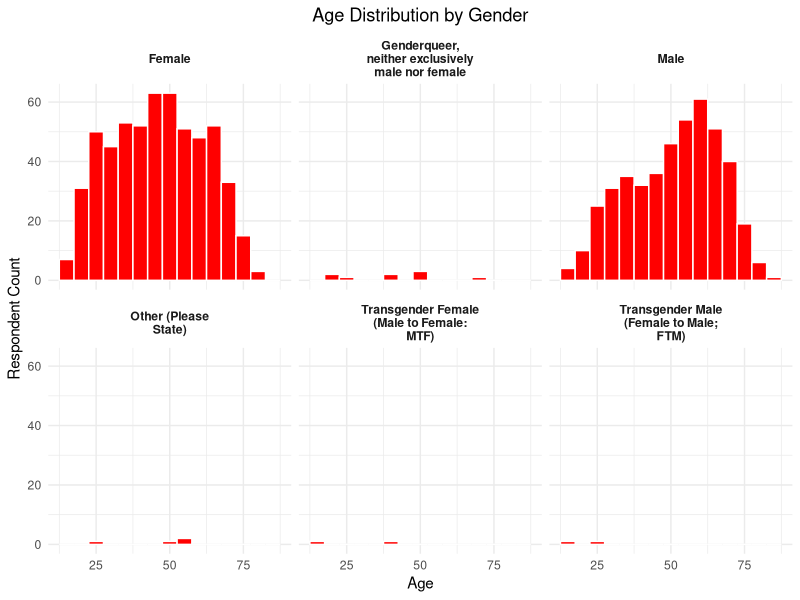
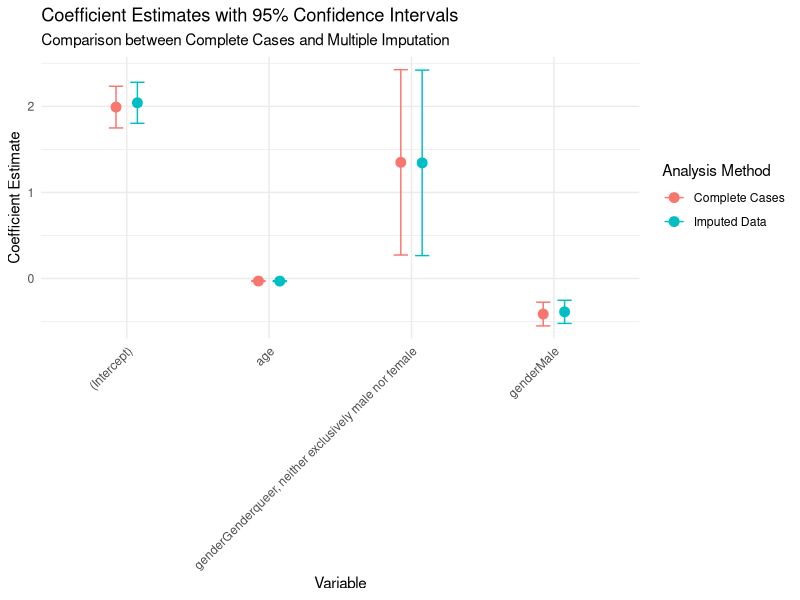

These figures' R source, in order:
## ---- chunk 1
knitr::opts_chunk$set(echo = TRUE, message = FALSE, warning = FALSE)
#loading the necessary libraries
library(tidyverse)
library(knitr)
library(kableExtra)
library(broom)
library(mice)
## ---- chunk 2
referendum_raw <- read_csv("referendum_survey_lab_version.csv", show_col_types = FALSE)
## ---- chunk 3
#counting missing values and converting it to a table
missing_values_table <- referendum_raw |>
  summarise(across(everything(), ~ sum(is.na(.)))) |>
  pivot_longer(cols=everything(), names_to = "Variable", values_to = "Count_Missing_value")

#Formatting the table 
kable(missing_values_table,
      format = "latex",
      escape = TRUE,
      caption = "Count of Missing Values per Variable",
      col.names = c("Variable", "Count of Missing Values"),
      align = c("c", "c")
) |>
  kableExtra::kable_styling(bootstrap_options = c("bordered", "hovered"),
                            full_width = FALSE,
                            position = "center",
                            latex_options = c("HOLD_position")
  )
## ---- chunk 4

referendum_plot <- referendum_raw |>
  filter(!is.na(age), !is.na(gender))

ggplot(referendum_plot, aes(x = age)) +
  geom_histogram(binwidth = 5, fill = "red", color = "white") +
  facet_wrap(~ gender, labeller = label_wrap_gen(width = 20)) +
  labs(
    title = "Age Distribution by Gender",
    x = "Age",
    y = "Respondent Count"
  ) +
  theme_minimal() +
  theme(
    plot.title = element_text(hjust = 0.5),
    strip.text = element_text(face = "bold")
  )

## ---- chunk 5

#logistic regression
ref_model <- glm(referendum ~ age + gender, data = referendum_raw, family = binomial)
tidy(ref_model) |>
  kable(caption = "Logistic Regression Results — Predicting 'Yes' Vote from Age and Gender",format = "latex",
        escape = TRUE,
        digits = 3,
        align = "c",
        col.names = c("Term","Estimate","Std_Error","Statistic","p value")
  ) |>
  kable_styling(
    bootstrap_options = c("striped", "hover", "condensed", "bordered"),
    full_width = FALSE,
    position = "center",
    latex_options = c("HOLD_position")
  )

## ---- chunk 6

invisible({
  capture.output({
    referendum_imputed <- mice(referendum_raw, m = 5, method = 'pmm', printFlag = FALSE, quiet = TRUE)
  }, type = c("output", "message"))
})

#calculating the proportion of voters who has given "yes"
proportion_1 <- mean(mice::complete(referendum_imputed, 1)$referendum)

#Run logistic regression on imputed data and pooling them
with(referendum_imputed, glm(referendum ~ age + gender, family = binomial)) |>
  pool() |>
  tidy() |>
  select(term, estimate, std.error, statistic, p.value) |>
  kable(
    format = "latex",
    escape = TRUE,
    caption = "Logistic Regression on Imputed Data — Predicting 'Yes' Vote",
    digits = 3,
    align = "c",
    col.names = c("Term", "Estimate", "Std_Error", "Statistic", "p_value")
  ) |>
  kable_styling(
    bootstrap_options = c("striped", "hover", "condensed", "bordered"),
    full_width = FALSE,
    position = "center",
    latex_options = c("HOLD_position")
  )

## ---- chunk 7

ref_model_tidy <- tidy(ref_model) |>
  mutate(model = "Complete Cases")

invisible({
  capture.output({
    referendum_imputed <- mice(referendum_raw, m = 5, method = 'pmm', printFlag = FALSE, quiet = TRUE)
  }, type = c("output", "message"))
})
#calculating the proportion of voters who has given "yes"
proportion2 <- mean(mice::complete(referendum_imputed, 1)$referendum)

referendum_imputed <- with(referendum_imputed, glm(referendum ~ age + gender, family =
                                                   binomial)
                                )
ref_imputed_tidy <- pool(referendum_imputed) |>
  tidy() |>
  mutate(model = "Imputed Data")

combined_results <- bind_rows(ref_model_tidy, ref_imputed_tidy)

combined_filtered <- combined_results %>%
  filter(term %in% c("(Intercept)", "age", "genderMale", "genderGenderqueer, neither exclusively male nor female"))

combined_filtered %>%
  ggplot(aes(x = term, y = estimate, color = model)) +
  geom_point(position = position_dodge(width = 0.3), size = 3) +
  geom_errorbar(aes(ymin = estimate - std.error, ymax = estimate +  std.error),
                position = position_dodge(width = 0.3),
                width = 0.2) +
  labs(title = "Coefficient Estimates with 95% Confidence Intervals",
       subtitle = "Comparison between Complete Cases and Multiple Imputation",
       x = "Variable",
       y = "Coefficient Estimate",
       color = "Analysis Method") +
  theme_minimal() +
  theme(axis.text.x = element_text(angle = 45, hjust = 1))
